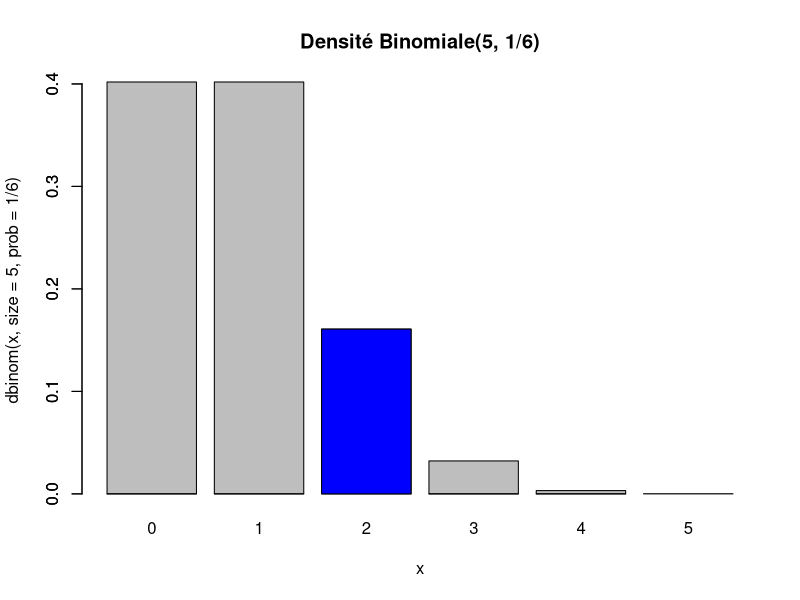
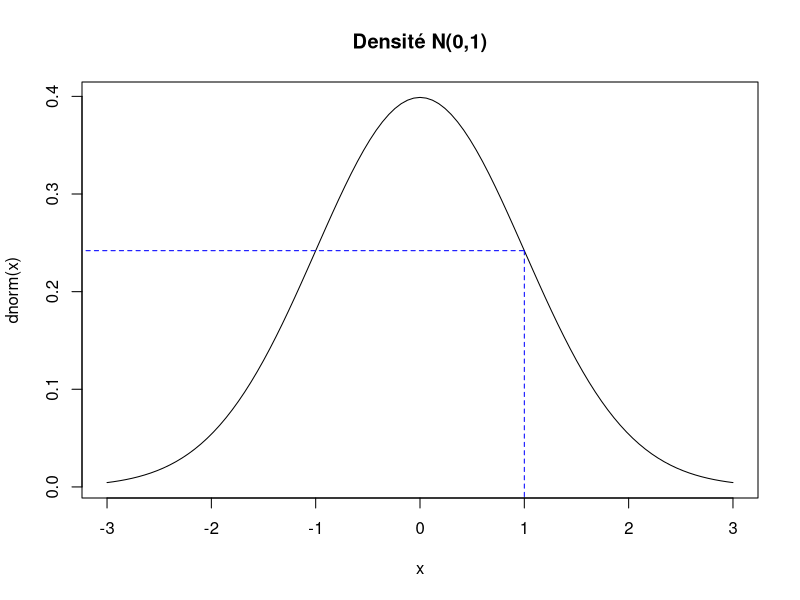
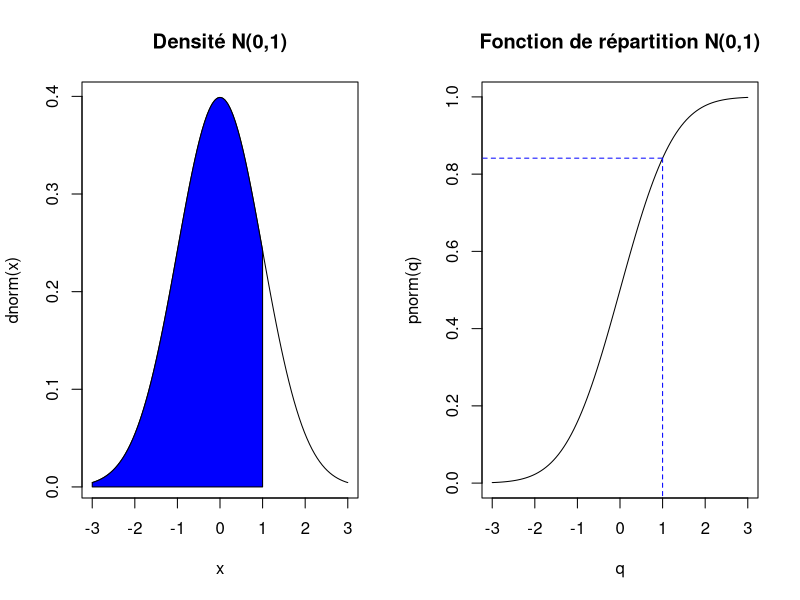
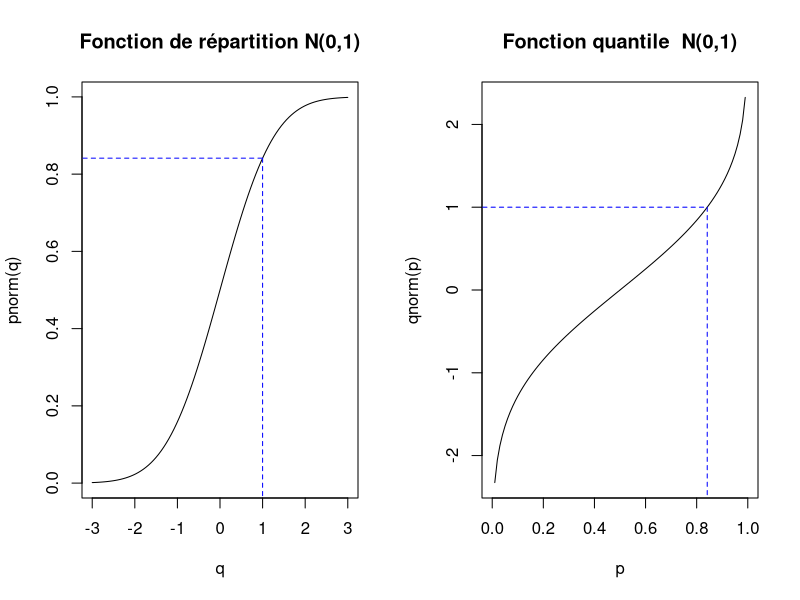
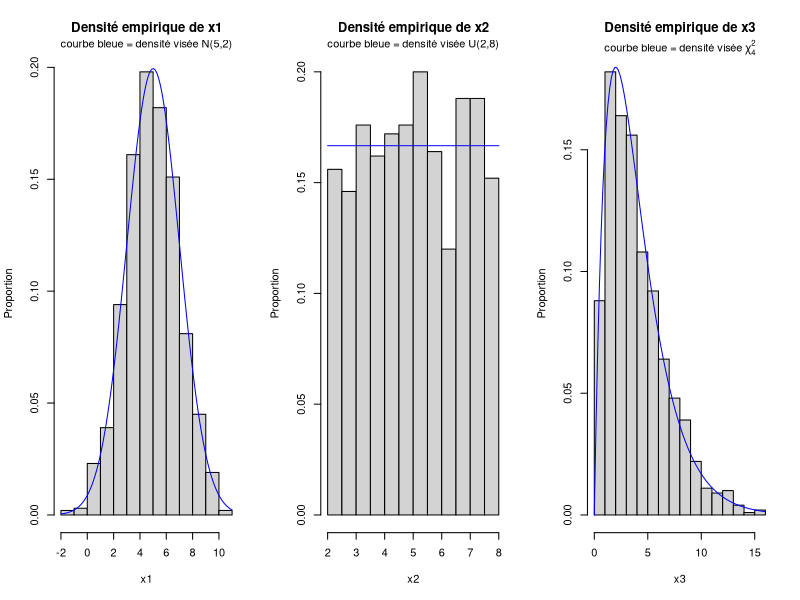

Here is the R script that generated these plots, in order: (Note: this script raises an error after producing the figures.)
## ---- chunk 1
dbinom(x = 2, size = 5, prob = 1/6)
## ---- chunk 2
barplot(dbinom(0:5, size = 5, prob = 1/6), 
        names.arg = 0:5, main = "Densité Binomiale(5, 1/6)",
        xlab = "x", ylab = "dbinom(x, size = 5, prob = 1/6)")
barplot(c(0, 0, dbinom(2, size = 5, prob = 1/6), 0, 0),
        col = "blue", add = TRUE)
## ---- chunk 3
dnorm(x = 1)
## ---- chunk 4
curve(dnorm, xlim = c(-3, 3), main = "Densité N(0,1)")
segments(-4, dnorm(1), 1, dnorm(1), lty = 2, col = "blue")
segments(1, dnorm(1), 1, -1, lty = 2, col = "blue")
## ---- chunk 5
dnorm(x = 1, mean = c(-2, 0, 1), sd = c(1, 1.5, 2))
## ---- chunk 6
pnorm(q = 1)
## ---- chunk 7
par.default <- par(mfrow = c(1,2))

curve(dnorm, xlim = c(-3, 3), main = "Densité N(0,1)")
x <- seq(-3, 1, length = 100)
polygon(c(x, 1, -3), c(dnorm(x), 0, 0), col = "blue")

curve(pnorm, xlim = c(-3, 3), main = "Fonction de répartition N(0,1)", xname = "q")
segments(-4, pnorm(1), 1, pnorm(1), lty = 2, col = "blue")
segments(1, pnorm(1), 1, -1, lty = 2, col = "blue")

par(par.default)
## ---- chunk 8
qnorm(p = 0.8413447)
## ---- chunk 9
par.default <- par(mfrow = c(1,2))

curve(pnorm, xlim = c(-3, 3), main = "Fonction de répartition N(0,1)", xname = "q")
segments(-4, pnorm(1), 1, pnorm(1), lty = 2, col = "blue")
segments(1, pnorm(1), 1, -1, lty = 2, col = "blue")

curve(qnorm, xlim = c(0, 1), main = "Fonction quantile  N(0,1)", xname = "p")
segments(-0.2, qnorm(pnorm(1)), pnorm(1), qnorm(pnorm(1)), lty = 2, col = "blue")
segments(pnorm(1), qnorm(pnorm(1)), pnorm(1), -3, lty = 2, col = "blue")

par(par.default)
## ---- chunk 10
par.default <- par(mfrow = c(1,3))

set.seed(150)
x1 <- rnorm(1000, mean = 5, sd = 2)
hist(x1, freq = FALSE, ylab = "Proportion", main = "Densité empirique de x1")
title(main = "courbe bleue = densité visée N(5,2)", line = 0.5, cex.main = 1, font.main = 1)
curve(dnorm(x, mean = 5, sd = 2), add = TRUE, col = "blue")

x2 <- runif(1000, min = 2, max = 8)
hist(x2, freq = FALSE, ylab = "Proportion", main = "Densité empirique de x2")
title(main = "courbe bleue = densité visée U(2,8)", line = 0.5, cex.main = 1, font.main = 1)
curve(dunif(x, min = 2, max = 8), add = TRUE, col = "blue")

set.seed(321)
x3 <- rchisq(1000, df = 4)
hist(x3, freq = FALSE, ylab = "Proportion", main = "Densité empirique de x3")
title(main = expression(paste("courbe bleue = densité visée ", chi[4]^2)), line = 0.5, cex.main = 1, font.main = 1)
curve(dchisq(x, df = 4), add = TRUE, col = "blue")

set.seed(NULL)
par(par.default)
## ---- chunk 11
sample(1:6, size = 6)
## ---- chunk 12
sample(1:6, size = 6, replace = TRUE)
## ---- chunk 13
sample(1:6, size = 20, replace = TRUE, prob = c(1/2, rep(1/10, 5)))
## ---- chunk 14
sample(c("Luc", "Kim", "Paul", "Ève"))
## ---- chunk 15
sample.int(n = 6, size = 4)
## ---- chunk 16
str(iris)
index_ech <- sample.int(n = nrow(iris), size = 5, replace = FALSE)
index_ech
iris_ech <- iris[index_ech, ]
iris_ech
## ---- chunk 17
sample(letters, size = 5)
sample(letters, size = 5)
## ---- chunk 18
str(.Random.seed, width = 87, strict.width = 'cut')
## ---- chunk 19
sample(letters, size = 5)
## ---- chunk 20
str(.Random.seed, width = 87, strict.width = 'cut')
## ---- chunk 21
sample(letters, size = 5)
## ---- chunk 22
str(.Random.seed, width = 87, strict.width = 'cut')
## ---- chunk 23
set.seed(753)
## ---- chunk 24
str(.Random.seed, width = 87, strict.width = 'cut')
## ---- chunk 25
sample(letters, size = 5)
## ---- chunk 26
str(.Random.seed, width = 87, strict.width = 'cut')
## ---- chunk 27
sample(letters, size = 5)
## ---- chunk 28
set.seed(753)
sample(letters, size = 5)
## ---- chunk 29
t.test(Sepal.Width ~ Species, data = iris, 
       subset = Species %in% c("versicolor", "virginica"))
## ---- chunk 30
# multiplication par 2, car le test est bilatéral et la loi t est symétrique
pt(-3.2058, df = 97.927)*2 
## ---- chunk 31
wilcox.test(Sepal.Width ~ Species, data = iris, 
            subset = Species %in% c("versicolor", "virginica"), exact = FALSE)
## ---- chunk 32
reg <- lm(Sepal.Width ~ Sepal.Length, data = iris)
reg
## ---- chunk 33
ANOVA <- aov(Sepal.Width ~ Species, data = iris)
ANOVA
## ---- chunk 34
reg <- lm(Sepal.Width ~ Sepal.Length - 1, data = iris)
# ou encore :
reg <- lm(Sepal.Width ~ Sepal.Length + 0, data = iris)
## ---- chunk 35
coef(summary(reg))
## ---- chunk 36
reg <- lm(log(Sepal.Width) ~ log(Sepal.Length), data = iris)
## ---- chunk 37
coef(summary(reg))
## ---- chunk 38
reg <- lm(Sepal.Width ~ Sepal.Length + Sepal.Length^2, data = iris)
## ---- chunk 39
coef(summary(reg))
## ---- chunk 40
reg <- lm(Sepal.Width ~ Sepal.Length + I(Sepal.Length^2), data = iris)
## ---- chunk 41
coef(summary(reg))
## ---- chunk 42
iris$Sepal.Length_catego <- cut(iris$Sepal.Length, right = FALSE,
     breaks = c(-Inf, quantile(iris$Sepal.Length, probs = c(1/3, 2/3)), Inf))
iris$Petal.Width_catego <- cut(iris$Petal.Width, right = FALSE,
     breaks = c(-Inf, quantile(iris$Petal.Width, probs = c(1/3, 2/3)), Inf))
## ---- chunk 43
ANOVA <- aov(Sepal.Width ~ Species*Sepal.Length_catego*Petal.Width_catego, data = iris)
# ou encore
ANOVA <- aov(Sepal.Width ~ (Species + Sepal.Length_catego + Petal.Width_catego)^3, 
             data = iris)
## ---- chunk 44
summary(ANOVA)
## ---- chunk 45
ANOVA <- aov(Sepal.Width ~ Species*Sepal.Length_catego*Petal.Width_catego - 
               Species:Sepal.Length_catego:Petal.Width_catego, data = iris)
# ou encore
ANOVA <- aov(Sepal.Width ~ (Species + Sepal.Length_catego + Petal.Width_catego)^2, 
             data = iris)
## ---- chunk 46
summary(ANOVA)
## ---- chunk 47
reg <- lm(iris$Sepal.Width ~ iris$Sepal.Length)
coef(summary(reg))
## ---- chunk 48
reg <- lm(Sepal.Width ~ Sepal.Length, data = iris)  # (plus besoin des iris$ dans la formule)
coef(summary(reg))
## ---- chunk 49
reg <- lm(Sepal.Width ~ Sepal.Length, data = iris, subset = Species == "setosa")
coef(summary(reg))
## ---- chunk 50
iris2 <- iris
iris2$Sepal.Length[6] <- NA # pour insérer une donnée manquante (pas de NA dans iris)
## ---- chunk 51
reg <- lm(Sepal.Width ~ Sepal.Length, data = iris2, na.action = na.omit)
coef(summary(reg))
## ---- chunk 52
reg <- lm(Sepal.Width ~ Sepal.Length, data = iris)
reg
## ---- chunk 53
str(reg, list.len = 5)
## ---- chunk 54
class(reg)
print(reg)
## ---- chunk 55
ANOVA <- aov(Sepal.Width ~ Species, data = iris)
class(ANOVA)
## ---- chunk 56
reg <- lm(Sepal.Width ~ Sepal.Length, data = iris)
coef(reg)
## ---- chunk 57
reg$coefficients
## ---- chunk 58
reg <- lm(Sepal.Width ~ Sepal.Length + Petal.Width, data = iris)
summary(reg)
confint(reg)
str(residuals(reg))
predict(reg, newdata = data.frame(Sepal.Length = c(5, 6), 
                                  Petal.Width = c(1, 2)))

ANOVA <- aov(Sepal.Width ~ Species + Sepal.Length_catego, data = iris)
summary(ANOVA)
anova(ANOVA)
model.tables(ANOVA, type = "means")
TukeyHSD(ANOVA)
## ---- chunk 59
reg <- lm(Sepal.Width ~ Sepal.Length, data = iris)
reg_summary <- summary(reg)
sort(names(reg))
sort(names(reg_summary))
## ---- chunk 60
reg$coefficients
reg_summary$coefficients
## ---- chunk 61
reg_summary$r.squared
## ---- chunk 62
ANOVA <- aov(Sepal.Width ~ Species + Sepal.Length_catego, data = iris)
ANOVA_summary <- summary(ANOVA)
str(ANOVA_summary)
## ---- chunk 63
reg <- lm(Sepal.Width ~ Sepal.Length, data = iris)
## ---- chunk 64
library(broom)
tidy(reg) # très similaire à coef(summary(reg)) pour une sortie de lm
head(augment(reg))
glance(reg)
## ---- chunk 65
iris_ech_num <- iris_ech[, c("Sepal.Length", "Sepal.Width", "Petal.Length", "Petal.Width")]
iris_ech_num
## ---- chunk 66
dist(iris_ech_num, method = "euclidean", diag = TRUE)
## ---- chunk 67
dist(iris_ech_num, method = "minkowski", p = 2, diag = TRUE)
## ---- chunk 68
adist("Allo", "Hello")
## ---- chunk 69
A <- matrix(1:6, 3, 2)
A
B <- matrix(6:1, 3, 2)
B
A*B
## ---- chunk 70
A%*%B
C <- matrix(c(5,2,3,7), 2, 2)
C
A%*%C
## ---- chunk 71
solve(C)
## ---- chunk 72
crossprod(A,B)
# équivalent à
t(A)%*%B
## ---- chunk 73
1:3 %o% 4:5
1:3 %x% 4:5
## ---- chunk 74
A <- matrix(12:1, nrow = 3, ncol = 4)
A
B <- matrix(c(1,2), 2, 1)
B
A %o% B
A %x% B
## ---- chunk 75
outer(1:3, 4:5, '+')
kronecker(1:3, 4:5, '+')
## ---- chunk 76
C
diag(C)
## ---- chunk 77
diag(1:3)
## ---- chunk 78
diag(3)
## ---- chunk 79
df <- deriv(~ log(x) + sin(x), "x")
df
## ---- chunk 80
x <- 2:5
## ---- chunk 81
eval(df)
## ---- chunk 82
log(x) + sin(x)
## ---- chunk 83
1/x + cos(x)
## ---- chunk 84
# Points en lesquels nous allons dériver
x <- as.double(-3:3)
# Valeur de la fonction en ces points
pnorm(x)
# Calcul de la dérivée en ces points
numericDeriv(quote(pnorm(x)), "x")
## ---- chunk 85
dnorm(x)
## ---- chunk 86
delta <- .000001
(pnorm(x+delta) - pnorm(x-delta))/(2*delta)
## ---- chunk 87
integrate(dnorm, -Inf, 1)
## ---- chunk 88
pnorm(1)
## ---- chunk 89
curve(dnorm(x, mean = 3), from = -3, to = 10, 
      ylab = "densité N(3,1)", main = "Maximum de la densité normale")
abline(v = 3, lty = 2, col = "blue")
optimize(dnorm, interval = c(-3, 10), mean = 3, maximum = TRUE)
## ---- chunk 90
dnorm(x = 3, mean = 3)
## ---- chunk 91
moindresCarres <- function(beta, y, X) {
  as.vector(crossprod(y - X %*% matrix(beta, ncol = 1)))
}
## ---- chunk 92
reg <- lm(dist ~ speed + I(speed^2), data = cars)
coefficients(reg)
## ---- chunk 93
y <- cars$dist
X <- cbind(intercept = 1, cars$speed, cars$speed^2)
## ---- chunk 94
moindresCarres(beta = coefficients(reg), y = y, X = X)
## ---- chunk 95
op1 <- optim(par = c(3,3,3), fn = moindresCarres, y = y, X = X)
op1
## ---- chunk 96
op2 <- optim(par = c(3,3,3), fn = moindresCarres, y = y, X = X, method = "BFGS")
op2
## ---- chunk 97
op3 <- optim(par = c(2.5,1,0.1), fn = moindresCarres, y = y, X = X)
op3
## ---- chunk 98
coefficients(reg)
op2$par
